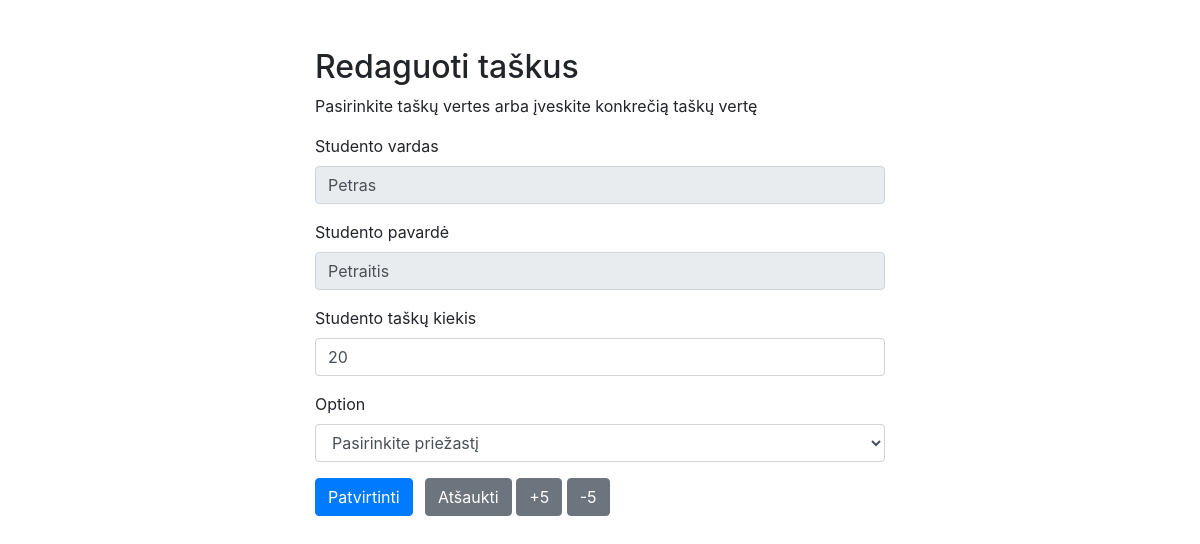
The app's page /update.php?id=2 with its own data.
### tables this page shows
CREATE TABLE `students` (
  `id` int(11) NOT NULL,
  `name` varchar(255) NOT NULL,
  `surename` varchar(255) NOT NULL,
  `points` int(11) NOT NULL
);

### update.php (the view, shortened to what this page needs)
<?php
require_once "config.php";
$name = $surename = $points = "";
$name_err = $surename_err = $points_err = "";
$add_points = "";
if(isset($_POST["id"]) && !empty($_POST["id"])){
    $id = $_POST["id"];
    $input_name = trim($_POST["name"]);
    if(empty($input_name)){
        $name_err = "Įveskite vardą";
    } else{
        $name = $input_name;
    }
    $input_surename = trim($_POST["surename"]);
    if(empty($input_surename)){
        $surename_err = "Įveskite pavardę";
    } else{
        $surename = $input_surename;
    }
    $input_points = trim($_POST["points"]);
    if(!is_numeric($input_points)){
        $points_err = "Įveskite taškų kiekį";
    } else{
        $points = $input_points;
    }
	if(is_numeric($add_points)){
		$points = $points + $add_points;
	}
    if(empty($name_err) && empty($surename_err) && empty($points_err)){
        $sql = "UPDATE students SET name=?, surename=?, points=? WHERE id=?";
        if($stmt = mysqli_prepare($link, $sql)){
            mysqli_stmt_bind_param($stmt, "sssi", $param_name, $param_surename, $param_points, $param_id);
            $param_name = $name;
            $param_surename = $surename;
            $param_points = $points;
            $param_id = $id;
            if(mysqli_stmt_execute($stmt)){
                header("location: index.php");
                exit();
            } else{
                echo "Klaida.";
            }
        }
        mysqli_stmt_close($stmt);
    }
    mysqli_close($link);
} else{
    if(isset($_GET["id"]) && !empty(trim($_GET["id"]))){
        $sql = "SELECT * FROM students WHERE id = ?";
        if($stmt = mysqli_prepare($link, $sql)){
            mysqli_stmt_bind_param($stmt, "i", $param_id);
            if(mysqli_stmt_execute($stmt)){
                $result = mysqli_stmt_get_result($stmt);
                if(mysqli_num_rows($result) == 1){
                    $row = mysqli_fetch_array($result, MYSQLI_ASSOC);
                    $name = $row["name"];
                    $surename = $row["surename"];
                    $points = $row["points"];
                } else{
                    header("location: error.php");
                    exit();
                }
            } else{
                echo "Klaida";
            }
        }
    }  else{
        header("location: error.php");
        exit();
    }
}
?>
<!DOCTYPE html>
<html lang="lt">
<head>
    <link rel="stylesheet" href="https://stackpath.bootstrapcdn.com/bootstrap/4.5.2/css/bootstrap.min.css">
</head>
<body>
    <div class="wrapper">
        <div class="container-fluid">
            <div class="row">
                <div class="col-md-12">
                    <h2 class="mt-5">Redaguoti taškus</h2>
                    <p>Pasirinkite taškų vertes arba įveskite konkrečią taškų vertę</p>
                    <form action="<?php echo htmlspecialchars(basename($_SERVER['REQUEST_URI'])); ?>" method="post">
                        <div class="form-group">
                            <label>Studento vardas</label>
                            <input readonly type="text" name="name" class="form-control <?php echo (!empty($name_err)) ? 'is-invalid' : ''; ?>" value="<?php echo $name; ?>">
                        </div>
                        <div class="form-group">
                            <label>Studento pavardė</label>
                            <input readonly type="text" name="surename" class="form-control <?php echo (!empty($surename_err)) ? 'is-invalid' : ''; ?>" value="<?php echo $surename; ?>">
                        </div>
                        <div class="form-group">
                            <label>Studento taškų kiekis</label>
                            <input type="text" name="points" class="form-control <?php echo (!empty($points_err)) ? 'is-invalid' : ''; ?>" value="<?php echo $points; ?>">
                        </div>
						<div class="form-group">
							<label for="exampleFormControlSelect1">Option</label>
							<select class="form-control" id="exampleFormControlSelect1" name="Add">
								<option selected>Pasirinkite priežastį</option>
							</select>
						</div>
                        <input type="submit" class="btn btn-primary" value="Patvirtinti">
                        <a href="index.php" class="btn btn-secondary ml-2">Atšaukti</a>
						<input type="submit" name="add5"
							class="btn btn-secondary" value="+5" />
						<input type="submit" name="sub5"
							class="btn btn-secondary" value="-5" />
                    </form>
                </div>
            </div>
        </div>
    </div>
</body>
</html>

### update.php (style rules this page uses)
.wrapper { width: 600px; margin: 0 auto; }

### records on screen
students: name "Petras", surename "Petraitis", points "20"
